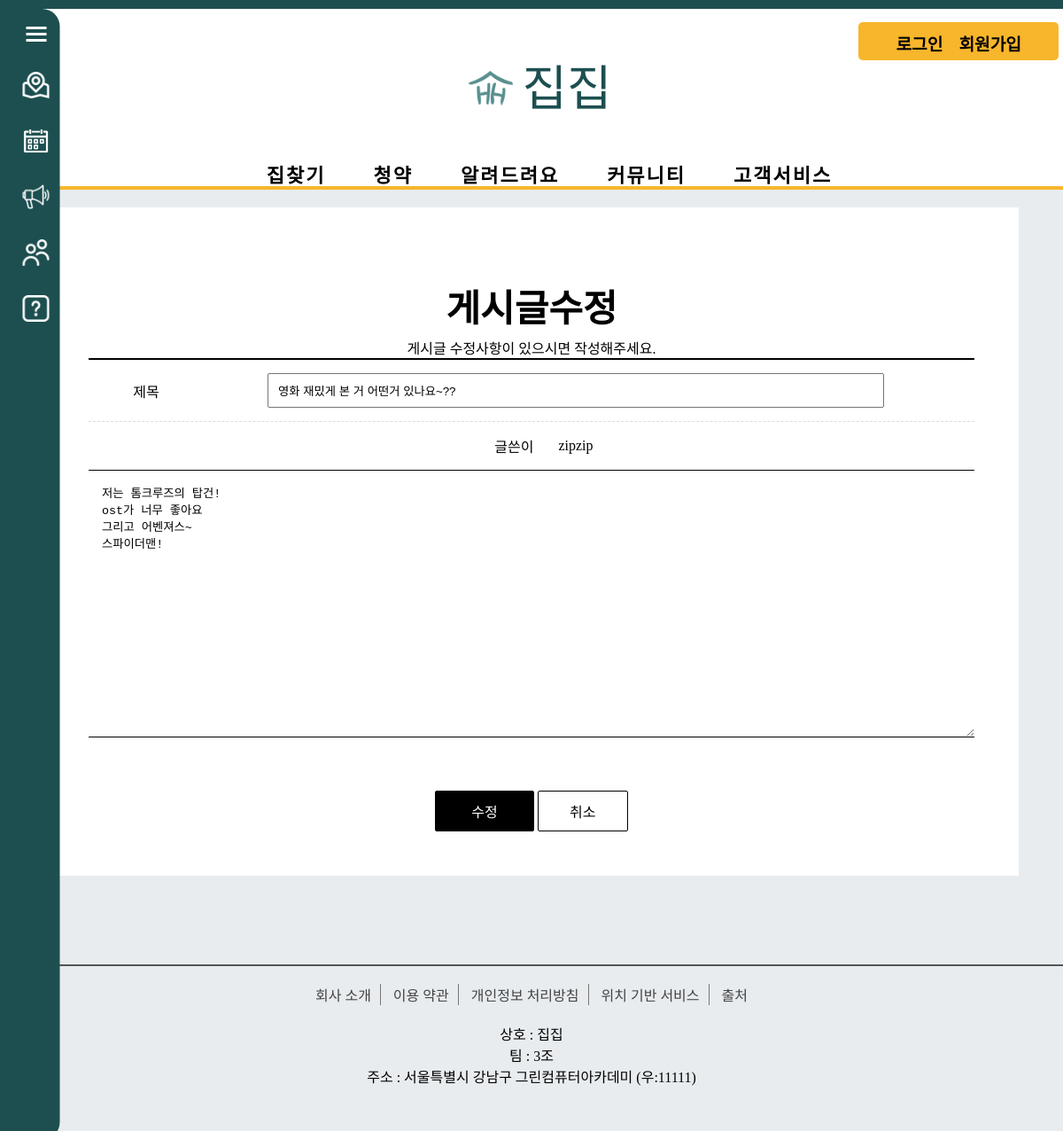
The page /community/board_free_update/2 on the database its author committed.
### community/models.py (models this page shows, shortened)
class Free_Board(models.Model):
    b_title = models.CharField(max_length=100)
    b_content = models.TextField()
    user = models.ForeignKey(User, on_delete=models.CASCADE)
    b_regdate = models.DateTimeField()
    b_modifydate = models.DateTimeField(null=True, blank=True)
    b_hit = models.IntegerField(default=0)
    b_recommend = models.IntegerField(default=0)

### community/views.py (the view)
# urls.py: path('board_free_update/<int:free_board_id>',views.board_free_update, name='update'), # 게시판 수정
def board_free_update(request, free_board_id):
    free_board = get_object_or_404(Free_Board, pk=free_board_id)
    if request.method == "POST":
        form = FreeForm(request.POST, instance=free_board)
        if form.is_valid():
            free = form.save(commit=False)
            free.b_modifydate = timezone.now()
            free.user = request.user
            free.save()
            return redirect('community:detail', free_board_id=free_board_id)
    else:
        form = FreeForm(instance=free_board)
    context = {'form': form, 'free_board':free_board}
    return render(request, 'community/board_free/board_free_update.html', context) # 게시판 수정

### community/forms.py
class FreeForm(forms.ModelForm):
    class Meta:
        model = Free_Board
        fields = ['b_title', 'b_content']
        labels = {
            'b_title':'제목',
            'b_content':'내용'
        }

### templates/community/board_free/board_free_update.html (shortened to what this page needs)
<!DOCTYPE html>
{% load static %}
<html lang="en">
<head>
    <link rel="stylesheet" href="{% static 'css/board/css.css' %}">
</head>
<body>
{% include 'poll/sidebar.html' %}
{% include 'poll/header.html' %}
<div class="board_wrap">
    <div class="board_title">
        <strong>게시글수정</strong>
        <p>게시글 수정사항이 있으시면 작성해주세요.</p>
    </div>
    <div class="board_write_wrap">
        <form action="{% url 'community:update' free_board.id %}" method="post">
            <div class="board_write">
                <div class="title">
                    <dl>
                        <dt>제목</dt>
                        <dd><input type="text" name="b_title" value="{{ free_board.b_title }}"></dd>
                    </dl>
                </div>
                <div class="info">
                    <dl>
                        <dt>글쓴이</dt>
                        <dd>{{ free_board.user }}</dd>
                    </dl>
                </div>
                <div class="cont">
                    <textarea name="b_content">{{ free_board.b_content }}</textarea>
                </div>
            </div>
            <div class="bt_wrap">
                <button type="submit" class="on">수정</button>
                <a href="{% url 'community:detail' free_board.id %}">취소</a>
            </div>
        </form>
    </div>
</div>
{% include 'poll/footer.html' %}
</body>
</html>

### static/css/poll/style.css (style rules this page uses)
* { margin: 0; padding: 0; }
body { background: #e8ecef; font-family: 'GangwonEdu_OTFBoldA'; border-top: 10px solid #1d4f50 }
a { text-decoration: none; }

### static/css/board/board_css.css (style rules this page uses)
* { margin: 0;padding: 0; }
a { text-decoration: none;color: initial; }
.board_wrap { width: 1000px; margin: 20px auto; margin-bottom: 100px; padding:80px 50px 50px 50px; text-align: center; font-family: GangwonEdu_OTFBoldA; background-color: #fff; }
.board_title strong { font-size: 42px; }
.board_title p { margin-top: 5px; font-size: 16px; }
.bt_wrap { margin-top: 60px; text-align: center; }
.bt_wrap button, .bt_wrap a { display: inline-block; min-width: 80px; padding: 10px; border: 1px solid #000; border-radius: 2px; font-size: 16px; }
.bt_wrap button { padding: 10px 40px; font-family: GangwonEdu_OTFBoldA; }
.bt_wrap button, .bt_wrap a.on { background-color: #000; color: #fff; }
.board_write { border-top: 2px solid #000 ; }
.board_write .title, .board_write .info { padding: 15px; }
.board_write .info { border-top: 1px dashed #ddd; border-bottom: 1px solid #000; font-size: 0; }
.board_write .cont { border-bottom: 1px solid #000; }
.board_write .info dl { display: inline-block; width: 50%; vertical-align: middle; }
.board_write .title dt, .board_write .title dd, .board_write .info dt, .board_write .info dd { display: inline-block; vertical-align: middle; font-size: 16px; }
.board_write .title dt, .board_write .info dt { width: 100px; }
.board_write .title dd { width: calc(100% - 100px); }
.board_write .title dl { font-size: 0; }
.board_write .title input[type="text"] { width: 80%; padding: 10px; box-sizing: border-box; }
.board_write .cont textarea { display: block; width: 100%; height: 300px; padding: 15px; box-sizing: border-box; border: 0; resize: vertical; }

### rows shown on the page
Free_Board: b_title "영화 재밌게 본 거 어떤거 있나요~??", user "zipzip", b_content "저는 톰크루즈의 탑건! ost가 너무 좋아요 그리고 어벤져스~ 스파이더맨!"
